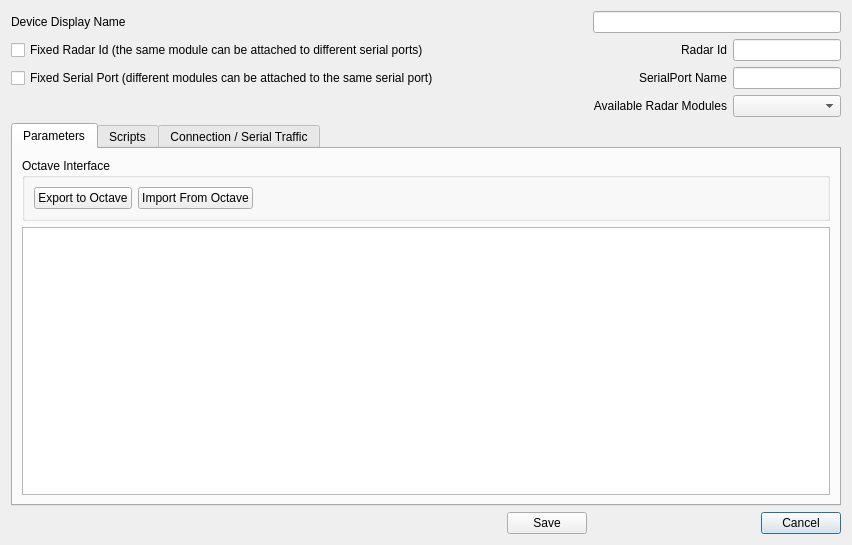
<?xml version="1.0" encoding="UTF-8"?>
<ui version="4.0">
 <class>wndRadarInstanceEditor</class>
 <widget class="QDialog" name="wndRadarInstanceEditor">
  <property name="geometry">
   <rect>
    <x>0</x>
    <y>0</y>
    <width>852</width>
    <height>545</height>
   </rect>
  </property>
  <property name="windowTitle">
   <string>Edit Radar Device</string>
  </property>
  <property name="windowIcon">
   <iconset resource="../icons/aria_rdk.qrc">
    <normaloff>:/icons/ARIA_Logo_2019_solo_simbolo_250dpi.png</normaloff>:/icons/ARIA_Logo_2019_solo_simbolo_250dpi.png</iconset>
  </property>
  <layout class="QGridLayout" name="gridLayout">
   <item row="1" column="3" colspan="2">
    <widget class="QLineEdit" name="leRadarId"/>
   </item>
   <item row="2" column="0">
    <widget class="QCheckBox" name="cbFixedPort">
     <property name="text">
      <string>Fixed Serial Port (different modules can be attached to the same serial port)</string>
     </property>
    </widget>
   </item>
   <item row="0" column="2" colspan="3">
    <widget class="QLineEdit" name="leAliasName"/>
   </item>
   <item row="2" column="2">
    <widget class="QLabel" name="label_3">
     <property name="text">
      <string>SerialPort Name</string>
     </property>
     <property name="alignment">
      <set>Qt::AlignmentFlag::AlignRight|Qt::AlignmentFlag::AlignTrailing|Qt::AlignmentFlag::AlignVCenter</set>
     </property>
    </widget>
   </item>
   <item row="6" column="4">
    <widget class="QPushButton" name="btnCancel">
     <property name="text">
      <string>Cancel</string>
     </property>
    </widget>
   </item>
   <item row="1" column="2">
    <widget class="QLabel" name="label_2">
     <property name="text">
      <string>Radar Id</string>
     </property>
     <property name="alignment">
      <set>Qt::AlignmentFlag::AlignRight|Qt::AlignmentFlag::AlignTrailing|Qt::AlignmentFlag::AlignVCenter</set>
     </property>
    </widget>
   </item>
   <item row="2" column="3" colspan="2">
    <widget class="QLineEdit" name="leRadarPort"/>
   </item>
   <item row="1" column="0">
    <widget class="QCheckBox" name="cbFixedId">
     <property name="text">
      <string>Fixed Radar Id (the same module can be attached to different serial ports)</string>
     </property>
    </widget>
   </item>
   <item row="3" column="3" colspan="2">
    <widget class="QComboBox" name="cbAvailableModules"/>
   </item>
   <item row="4" column="0" colspan="5">
    <widget class="QTabWidget" name="tabWidget">
     <property name="currentIndex">
      <number>0</number>
     </property>
     <widget class="QWidget" name="tab">
      <attribute name="title">
       <string>Parameters</string>
      </attribute>
      <layout class="QGridLayout" name="gridLayout_7">
       <item row="0" column="0">
        <widget class="QGroupBox" name="groupBox">
         <property name="title">
          <string>Octave Interface</string>
         </property>
         <layout class="QHBoxLayout" name="horizontalLayout">
          <item>
           <widget class="QPushButton" name="btnExportToOctave">
            <property name="text">
             <string>Export to Octave</string>
            </property>
           </widget>
          </item>
          <item>
           <widget class="QPushButton" name="btbImportFromOctave">
            <property name="text">
             <string>Import From Octave</string>
            </property>
           </widget>
          </item>
          <item>
           <spacer name="horizontalSpacer">
            <property name="orientation">
             <enum>Qt::Orientation::Horizontal</enum>
            </property>
            <property name="sizeHint" stdset="0">
             <size>
              <width>40</width>
              <height>20</height>
             </size>
            </property>
           </spacer>
          </item>
         </layout>
        </widget>
       </item>
       <item row="1" column="0">
        <widget class="QTableWidget" name="tblParams"/>
       </item>
      </layout>
     </widget>
     <widget class="QWidget" name="tabWidgetScripts">
      <attribute name="title">
       <string>Scripts</string>
      </attribute>
      <layout class="QGridLayout" name="gridLayout_2">
       <item row="2" column="0">
        <widget class="QSplitter" name="splitter">
         <property name="orientation">
          <enum>Qt::Orientation::Horizontal</enum>
         </property>
         <widget class="QGroupBox" name="groupBox_2">
          <property name="title">
           <string>Init</string>
          </property>
          <layout class="QGridLayout" name="gridLayout_3">
           <item row="0" column="0">
            <widget class="QTableWidget" name="tblScriptsInit"/>
           </item>
          </layout>
         </widget>
         <widget class="QGroupBox" name="groupBox_4">
          <property name="title">
           <string>Post-acquisition</string>
          </property>
          <layout class="QGridLayout" name="gridLayout_5">
           <item row="0" column="0">
            <widget class="QTableWidget" name="tblScriptsPostAcq"/>
           </item>
          </layout>
         </widget>
        </widget>
       </item>
      </layout>
     </widget>
     <widget class="QWidget" name="tabRun">
      <attribute name="title">
       <string>Connection / Serial Traffic</string>
      </attribute>
      <layout class="QGridLayout" name="gridLayout_6">
       <item row="0" column="0">
        <widget class="QPushButton" name="btnScan">
         <property name="text">
          <string>Scan</string>
         </property>
        </widget>
       </item>
       <item row="1" column="3">
        <widget class="QPushButton" name="btnSendCustomString">
         <property name="text">
          <string>Send Custom String</string>
         </property>
        </widget>
       </item>
       <item row="1" column="0" colspan="3">
        <widget class="QLineEdit" name="leCustomString"/>
       </item>
       <item row="0" column="1">
        <widget class="QPushButton" name="btnConnect">
         <property name="text">
          <string>Connect</string>
         </property>
        </widget>
       </item>
       <item row="0" column="3">
        <widget class="QPushButton" name="btnRun">
         <property name="text">
          <string>Run</string>
         </property>
         <property name="icon">
          <iconset theme="media-playback-start"/>
         </property>
        </widget>
       </item>
       <item row="0" column="2">
        <widget class="QPushButton" name="btnInit">
         <property name="text">
          <string>Init</string>
         </property>
         <property name="icon">
          <iconset theme="media-playlist-repeat"/>
         </property>
        </widget>
       </item>
       <item row="2" column="0" colspan="5">
        <widget class="QTextEdit" name="teSerialOutput"/>
       </item>
       <item row="0" column="4">
        <widget class="QCheckBox" name="cbSerialEcho">
         <property name="text">
          <string>Echo serial data</string>
         </property>
         <property name="checked">
          <bool>true</bool>
         </property>
        </widget>
       </item>
       <item row="1" column="4">
        <widget class="QPushButton" name="btnClear">
         <property name="text">
          <string>Clear window</string>
         </property>
        </widget>
       </item>
      </layout>
     </widget>
    </widget>
   </item>
   <item row="0" column="0">
    <widget class="QLabel" name="label">
     <property name="text">
      <string>Device Display Name</string>
     </property>
    </widget>
   </item>
   <item row="3" column="2">
    <widget class="QLabel" name="label_4">
     <property name="text">
      <string>Available Radar Modules</string>
     </property>
     <property name="alignment">
      <set>Qt::AlignmentFlag::AlignRight|Qt::AlignmentFlag::AlignTrailing|Qt::AlignmentFlag::AlignVCenter</set>
     </property>
    </widget>
   </item>
   <item row="6" column="0">
    <spacer name="horizontalSpacer_2">
     <property name="orientation">
      <enum>Qt::Orientation::Horizontal</enum>
     </property>
     <property name="sizeHint" stdset="0">
      <size>
       <width>40</width>
       <height>20</height>
      </size>
     </property>
    </spacer>
   </item>
   <item row="6" column="1">
    <widget class="QPushButton" name="btnSave">
     <property name="text">
      <string>Save</string>
     </property>
    </widget>
   </item>
  </layout>
 </widget>
 <resources>
  <include location="../icons/aria_rdk.qrc"/>
 </resources>
 <connections/>
</ui>
